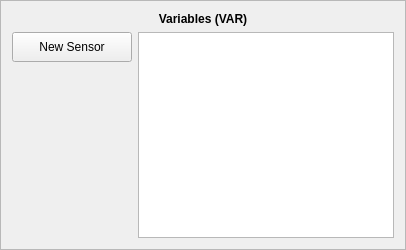
                                        <widget class="QFrame" name="frame_31">
                                         <property name="minimumSize">
                                          <size>
                                           <width>0</width>
                                           <height>250</height>
                                          </size>
                                         </property>
                                         <property name="frameShape">
                                          <enum>QFrame::StyledPanel</enum>
                                         </property>
                                         <property name="frameShadow">
                                          <enum>QFrame::Sunken</enum>
                                         </property>
                                         <layout class="QGridLayout" name="gridLayout_17">
                                          <item row="1" column="0" alignment="Qt::AlignTop">
                                           <widget class="QPushButton" name="btnVAR">
                                            <property name="minimumSize">
                                             <size>
                                              <width>120</width>
                                              <height>30</height>
                                             </size>
                                            </property>
                                            <property name="text">
                                             <string>New Sensor</string>
                                            </property>
                                           </widget>
                                          </item>
                                          <item row="1" column="1">
                                           <widget class="QTableWidget" name="tableVAR">
                                            <property name="minimumSize">
                                             <size>
                                              <width>0</width>
                                              <height>0</height>
                                             </size>
                                            </property>
                                            <property name="rowCount">
                                             <number>0</number>
                                            </property>
                                            <property name="columnCount">
                                             <number>0</number>
                                            </property>
                                           </widget>
                                          </item>
                                          <item row="0" column="0" colspan="2">
                                           <widget class="QLabel" name="label_95">
                                            <property name="styleSheet">
                                             <string notr="true">font: 12pt &quot;Calibri&quot;;
font-weight:bold;</string>
                                            </property>
                                            <property name="text">
                                             <string>Variables (VAR)</string>
                                            </property>
                                            <property name="alignment">
                                             <set>Qt::AlignCenter</set>
                                            </property>
                                           </widget>
                                          </item>
                                         </layout>
                                        </widget>
